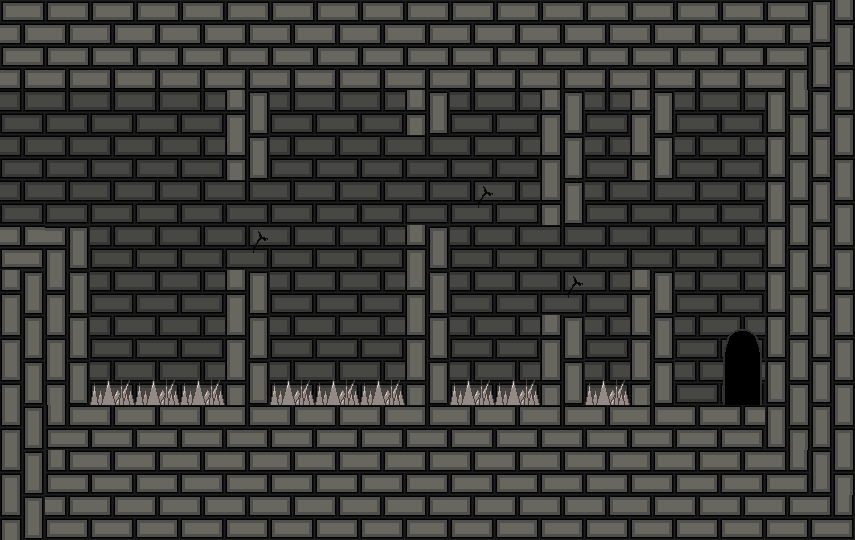

The image is a tile-based game level rendered from a .tmx file. Its description and complete source (layers, tilesets, objects, tile grids) follow:
An orthogonal 19x12 tile map with 45x45 px tiles, 2 tile layers (briques, obstacles), 3 tilesets.

<map version="1.5" tiledversion="1.7.2" orientation="orthogonal" renderorder="right-down" width="19" height="12" tilewidth="45" tileheight="45" infinite="0" nextlayerid="3" nextobjectid="1">
 <tileset firstgid="1" name="briques sol" tilewidth="45" tileheight="45" tilecount="42" columns="6">
  <image source="briques sol.png" width="270" height="315" />
 </tileset>
 <tileset firstgid="43" name="brique v finale" tilewidth="45" tileheight="45" tilecount="16" columns="4">
  <image source="briques_fond.png" width="180" height="180" />
 </tileset>
 <tileset firstgid="59" name="New Piskel" tilewidth="45" tileheight="45" tilecount="16" columns="4">
  <image source="decor.png" width="180" height="180" />
 </tileset>
 <layer id="1" name="briques" width="19" height="12">
  <data encoding="csv">
11,11,11,11,11,11,11,11,11,11,11,11,11,11,11,11,11,11,12,
11,11,11,11,11,11,11,11,11,11,11,11,11,11,11,11,11,2147483663,12,
46,46,46,46,46,10,46,46,46,10,46,46,10,46,10,46,46,12,12,
46,46,46,46,46,10,46,46,46,46,46,46,10,46,10,46,46,12,12,
46,46,46,46,46,46,46,46,46,46,47,46,10,46,46,46,46,12,12,
9,14,46,46,46,47,46,46,46,10,46,46,46,46,46,46,46,12,12,
10,10,46,46,46,10,46,46,46,10,46,46,47,46,10,46,46,12,12,
10,10,46,46,46,10,46,46,46,10,46,46,10,46,10,46,46,12,12,
10,10,46,46,46,10,46,46,46,10,46,46,10,46,10,46,46,12,12,
10,2147483661,9,9,9,9,9,9,9,9,9,9,9,9,9,9,9,12,12,
10,2147483661,9,9,9,9,9,9,9,9,9,9,9,9,9,9,9,13,12,
10,9,9,9,9,9,9,9,9,9,9,9,9,9,9,9,9,9,13
</data>
 </layer>
 <layer id="2" name="obstacles" width="19" height="12">
  <data encoding="csv">
0,0,0,0,0,0,0,0,0,0,0,0,0,0,0,0,0,0,0,
0,0,0,0,0,0,0,0,0,0,0,0,0,0,0,0,0,0,0,
0,0,0,0,0,0,0,0,0,0,0,0,0,0,0,0,0,0,0,
0,0,0,0,0,0,0,0,0,0,0,0,0,0,0,0,0,0,0,
0,0,0,0,0,0,0,0,0,0,0,0,0,0,0,0,0,0,0,
0,0,0,0,0,0,0,0,0,0,0,0,0,0,0,0,0,0,0,
0,0,0,0,0,0,0,0,0,0,0,0,0,0,0,0,0,0,0,
0,0,0,0,0,0,0,0,0,0,0,0,0,0,0,0,65,0,0,
0,0,72,72,72,0,72,72,72,0,72,72,0,72,0,0,66,0,0,
0,0,0,0,0,0,0,0,0,0,0,0,0,0,0,0,0,0,0,
0,0,0,0,0,0,0,0,0,0,0,0,0,0,0,0,0,0,0,
0,0,0,0,0,0,0,0,0,0,0,0,0,0,0,0,0,0,0
</data>
 </layer>
</map>
